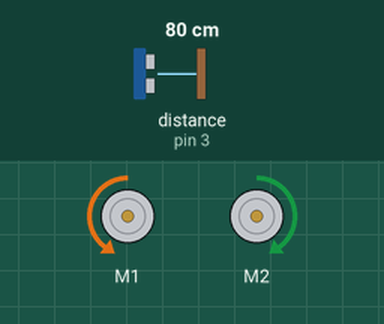
Bench run of a sketch on a simulated Arduino Nano, built with avr-gcc and run on an emulated ATmega328P. Shown: 2 × DC motor (green arrow = forward, orange = backward, longer = faster). Inputs (shaded band) come from the test bench; at power-on: distance to the obstacle (sensor on pin 3) 80 cm. Random numbers use the default seed unless the sketch sets one.

Above: at 1.2 s.
1.3 s: distance to the obstacle (sensor on pin 3) set to 2 cm
At 3.4 s:
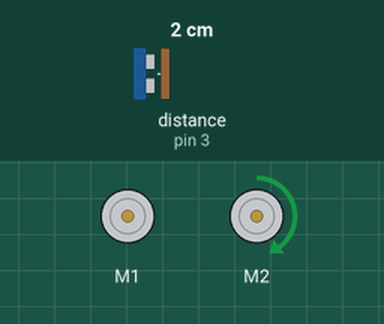
3.7 s: distance to the obstacle (sensor on pin 3) set to 9 cm
7.2 s: distance to the obstacle (sensor on pin 3) set to 11 cm
9.0 s: distance to the obstacle (sensor on pin 3) set to 4 cm
At 11.4 s:
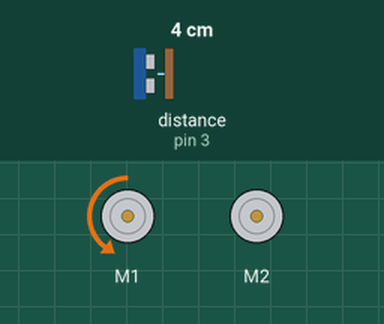
Timing chart, 0 to 12.9 s (numbered marks = the images above; inputs shaded):
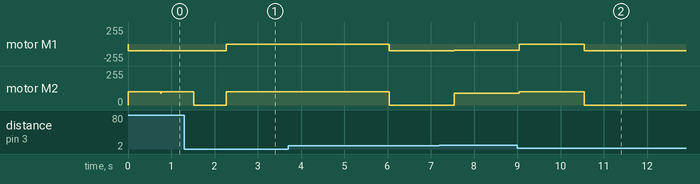

Measured:
- after the input at 1.3 s, motor M1: backward 100/255 → stopped after 0.98 s; motor M2: forward 100/255 → stopped after 0.22 s, → forward 100/255 0.75 s later
- after the input at 9.0 s, motor M1: backward 90/255 → stopped after 0.05 s, → backward 100/255 1.5 s later; motor M2: forward 90/255 → forward 100/255 after 0.05 s, → stopped 1.5 s later

The sketch:

sketch_jun04a.ino
```cpp
long r;
#include <MeMCore.h>
MeLineFollower lf(PORT_2);
MeDCMotor m1(M1);
MeDCMotor m2(M2);
MeUltrasonicSensor s(PORT_3);
void setup() {
  // put your setup code here, to run once:
  Serial.begin(9600);
  pinMode(A7, INPUT);
}
void loop() {
  // put your main code here, to run repeatedly:
  int val = lf.readSensors();
  if (val == 0) {
    m1.run(-90);
    m2.run(90);
  }
  if (val == 1) {
    m1.stop();
    m2.run(90);
  }
  if (val == 2) {
    m1.run(-90);
    m2.stop();
  }
  r = random(0, 2);
  if (s.distanceCm() <= 10) {
    if (r == 1) {
      m1.run(-100);
      m2.run(0);
    }
    if (r == 0) {
      m1.run(0);
      m2.run(100);
    }
  }
  if (s.distanceCm() > 11) {
    m1.run(-100);
    m2.run(100);
  }
  delay(750);

}
```
